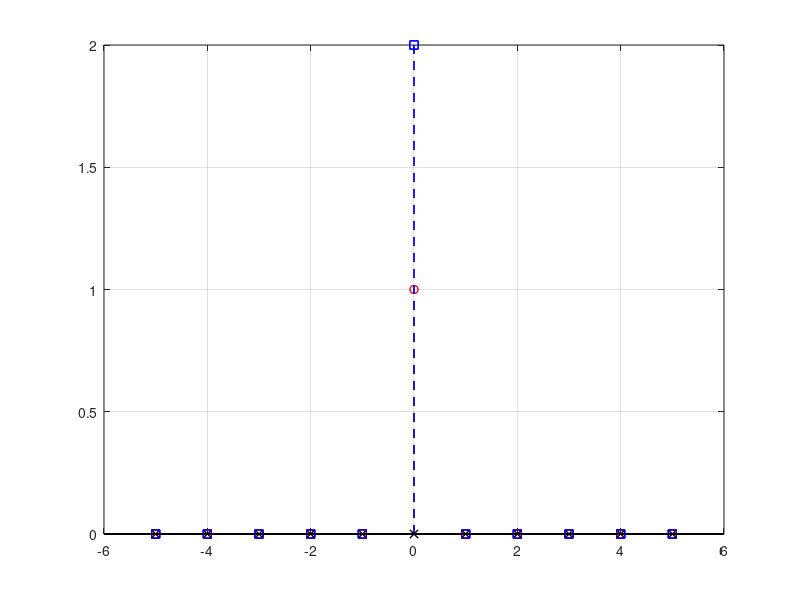

Here is the MATLAB script that generated this plot:
clc;
clear;
X1=[-5:1:5];
x1=[zeros(1,5) 1 zeros(1,5)];
x2=[zeros(1,5) 2 zeros(1,5)];
y1=sin((pi/2)*x1);
y2=sin((pi/2)*x2);
y3=2*y1;
stem(X1,y1,'r--o');
hold on;
stem(X1,y2,'k--x');
stem(X1,y3,'b--s');
grid on;
grid on;
stem(X1,y1,'r--o');
hold on;
stem(X1,y2,'k--x');
stem(X1,y3,'b--s');
stem(X1,y3,'b--s');
